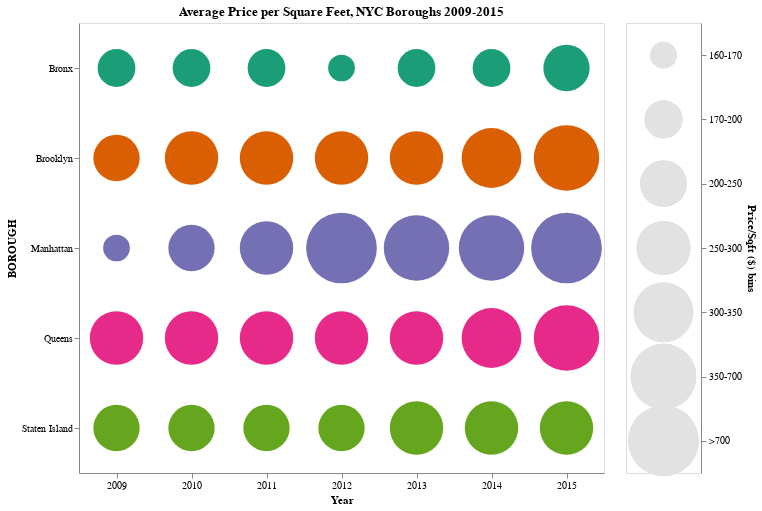

Vega-Lite specification stored for this chart:
### Vega-Lite specification from a JSON file in a GitHub repository (floating-point values rounded to 4 significant figures)
{"config": {"view": {"width": 400, "height": 300}, "mark": {"tooltip": null}}, "hconcat": [{"mark": {"type": "circle", "opacity": 1}, "encoding": {"color": {"condition": {"type": "nominal", "field": "BOROUGH", "legend": null, "scale": {"scheme": "dark2"}, "selection": "selector412"}, "value": "transparent"}, "size": {"type": "ordinal", "field": "pricePsqft_Cat", "legend": null}, "tooltip": [{"type": "quantitative", "field": "pricePsqft"}, {"type": "nominal", "field": "BOROUGH"}, {"type": "quantitative", "field": "year"}], "x": {"type": "ordinal", "axis": {"labelAngle": 0}, "field": "year", "title": "Year"}, "y": {"type": "nominal", "field": "BOROUGH"}}, "height": 450, "selection": {"selector413": {"type": "interval", "bind": "scales", "encodings": ["x", "y"]}}, "title": "Average Price per Square Feet, NYC Boroughs 2009-2015", "width": 525}, {"mark": {"type": "circle", "color": "#e2e2e2", "filled": true}, "encoding": {"opacity": {"condition": {"value": 1, "selection": "selector412"}, "value": 0}, "size": {"type": "nominal", "field": "pricePsqft_Cat", "legend": null, "scale": {"domain": ["<160", "160-170", "170-200", "200-250", "250-300", "300-350", "350-700", ">700"], "range": [0, 5000], "type": "bin-ordinal"}}, "y": {"type": "ordinal", "axis": {"orient": "right"}, "field": "pricePsqft_Cat", "title": "Price/Sqft ($) bins"}}, "height": 450, "selection": {"selector412": {"type": "multi", "fields": ["pricePsqft_Cat"]}}, "width": 75}], "data": {"name": "data-4d3c0994804cc834524ab82bc1568f08"}, "$schema": "https://vega.github.io/schema/vega-lite/v3.4.0.json", "datasets": {"data-4d3c0994804cc834524ab82bc1568f08": [{"BOROUGH": "Bronx", "year": 2009, "pricePsqft": 172.2, "pricePsqft_Cat": "170-200"}, {"BOROUGH": "Bronx", "year": 2010, "pricePsqft": 175.6, "pricePsqft_Cat": "170-200"}, {"BOROUGH": "Bronx", "year": 2011, "pricePsqft": 173.5, "pricePsqft_Cat": "170-200"}, {"BOROUGH": "Bronx", "year": 2012, "pricePsqft": 169.1, "pricePsqft_Cat": "160-170"}, {"BOROUGH": "Bronx", "year": 2013, "pricePsqft": 186.3, "pricePsqft_Cat": "170-200"}, {"BOROUGH": "Bronx", "year": 2014, "pricePsqft": 186.0, "pricePsqft_Cat": "170-200"}, {"BOROUGH": "Bronx", "year": 2015, "pricePsqft": 218.8, "pricePsqft_Cat": "200-250"}, {"BOROUGH": "Brooklyn", "year": 2009, "pricePsqft": 248.8, "pricePsqft_Cat": "200-250"}, {"BOROUGH": "Brooklyn", "year": 2010, "pricePsqft": 254.3, "pricePsqft_Cat": "250-300"}, {"BOROUGH": "Brooklyn", "year": 2011, "pricePsqft": 253.0, "pricePsqft_Cat": "250-300"}, {"BOROUGH": "Brooklyn", "year": 2012, "pricePsqft": 270.1, "pricePsqft_Cat": "250-300"}, {"BOROUGH": "Brooklyn", "year": 2013, "pricePsqft": 290.4, "pricePsqft_Cat": "250-300"}, {"BOROUGH": "Brooklyn", "year": 2014, "pricePsqft": 345.6, "pricePsqft_Cat": "300-350"}, {"BOROUGH": "Brooklyn", "year": 2015, "pricePsqft": 410.1, "pricePsqft_Cat": "350-700"}, {"BOROUGH": "Manhattan", "year": 2009, "pricePsqft": 160.0, "pricePsqft_Cat": "160-170"}, {"BOROUGH": "Manhattan", "year": 2010, "pricePsqft": 228.3, "pricePsqft_Cat": "200-250"}, {"BOROUGH": "Manhattan", "year": 2011, "pricePsqft": 271.6, "pricePsqft_Cat": "250-300"}, {"BOROUGH": "Manhattan", "year": 2012, "pricePsqft": 733.9, "pricePsqft_Cat": ">700"}, {"BOROUGH": "Manhattan", "year": 2013, "pricePsqft": 457.3, "pricePsqft_Cat": "350-700"}, {"BOROUGH": "Manhattan", "year": 2014, "pricePsqft": 634.3, "pricePsqft_Cat": "350-700"}, {"BOROUGH": "Manhattan", "year": 2015, "pricePsqft": 858.6, "pricePsqft_Cat": ">700"}, {"BOROUGH": "Queens", "year": 2009, "pricePsqft": 261.1, "pricePsqft_Cat": "250-300"}, {"BOROUGH": "Queens", "year": 2010, "pricePsqft": 260.2, "pricePsqft_Cat": "250-300"}, {"BOROUGH": "Queens", "year": 2011, "pricePsqft": 259.8, "pricePsqft_Cat": "250-300"}, {"BOROUGH": "Queens", "year": 2012, "pricePsqft": 270.4, "pricePsqft_Cat": "250-300"}, {"BOROUGH": "Queens", "year": 2013, "pricePsqft": 288.1, "pricePsqft_Cat": "250-300"}, {"BOROUGH": "Queens", "year": 2014, "pricePsqft": 315.5, "pricePsqft_Cat": "300-350"}, {"BOROUGH": "Queens", "year": 2015, "pricePsqft": 359.3, "pricePsqft_Cat": "350-700"}, {"BOROUGH": "Staten Island", "year": 2009, "pricePsqft": 226.2, "pricePsqft_Cat": "200-250"}, {"BOROUGH": "Staten Island", "year": 2010, "pricePsqft": 230.1, "pricePsqft_Cat": "200-250"}, {"BOROUGH": "Staten Island", "year": 2011, "pricePsqft": 232.7, "pricePsqft_Cat": "200-250"}, {"BOROUGH": "Staten Island", "year": 2012, "pricePsqft": 238.7, "pricePsqft_Cat": "200-250"}, {"BOROUGH": "Staten Island", "year": 2013, "pricePsqft": 251.6, "pricePsqft_Cat": "250-300"}, {"BOROUGH": "Staten Island", "year": 2014, "pricePsqft": 250.7, "pricePsqft_Cat": "250-300"}, {"BOROUGH": "Staten Island", "year": 2015, "pricePsqft": 279.7, "pricePsqft_Cat": "250-300"}]}}
